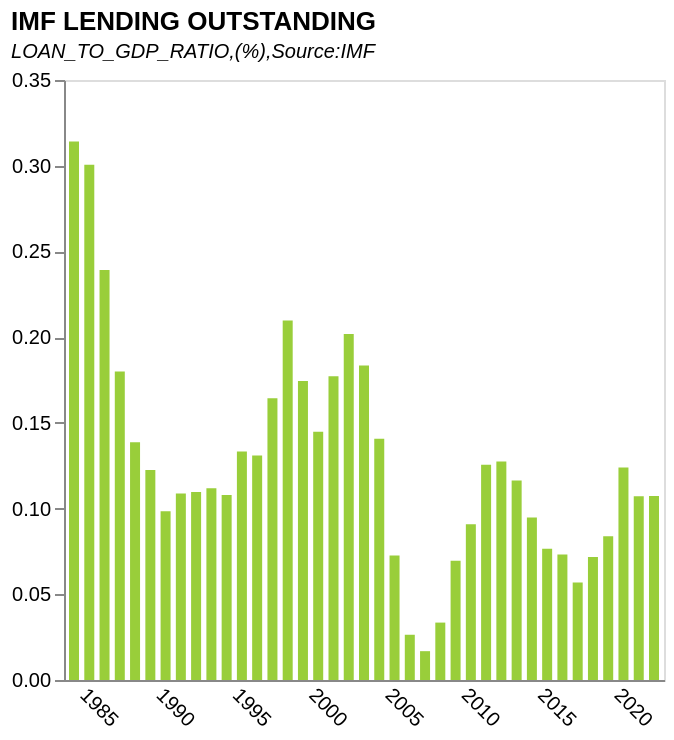

Express this chart as Vega-Lite.
### Vega-Lite specification from a JSON file in a GitHub repository (floating-point values rounded to 4 significant figures)
{"$schema": "https://vega.github.io/schema/vega-lite/v5.json", "title": {"text": "IMF LENDING OUTSTANDING", "subtitle": "LOAN_TO_GDP_RATIO,(%),Source:IMF", "subtitleFontStyle": "italic", "subtitleFontSize": 10, "anchor": "start", "color": "black"}, "data": {"values": [{"Date": "2022", "GRA Purchases": "93769635059", "PRGT 1/2/": "15254184552", "Totals": "1.09E+11", "TOTAL_BILLION": "109.0238196", "Date2": "31-08-2022", "global_gdp_billion": "101560.901", "total/gdp_percentage": "0.11%"}, {"Date": "2021", "GRA Purchases": "89474552025", "PRGT 1/2/": "14554823681", "Totals": "1.04E+11", "TOTAL_BILLION": "104.0293757", "Date2": "31-12-2021", "global_gdp_billion": "97076.276", "total/gdp_percentage": "0.11%"}, {"Date": "2020", "GRA Purchases": "93408630285", "PRGT 1/2/": "12481816684", "Totals": "1.06E+11", "TOTAL_BILLION": "105.890447", "Date2": "31-12-2020", "global_gdp_billion": "85440.667", "total/gdp_percentage": "0.12%"}, {"Date": "2019", "GRA Purchases": "66945509865", "PRGT 1/2/": "6590835450", "Totals": "73536345315", "TOTAL_BILLION": "73.53634532", "Date2": "31-12-2019", "global_gdp_billion": "87654.342", "total/gdp_percentage": "0.08%"}, {"Date": "2018", "GRA Purchases": "55395611392", "PRGT 1/2/": "6426181029", "Totals": "61821792421", "TOTAL_BILLION": "61.82179242", "Date2": "31-12-2018", "global_gdp_billion": "86209.627", "total/gdp_percentage": "0.07%"}, {"Date": "2017", "GRA Purchases": "39585385873", "PRGT 1/2/": "6522280669", "Totals": "46107666542", "TOTAL_BILLION": "46.10766654", "Date2": "31-12-2017", "global_gdp_billion": "81036.151", "total/gdp_percentage": "0.06%"}, {"Date": "2016", "GRA Purchases": "49267630851", "PRGT 1/2/": "6482647937", "Totals": "55750278788", "TOTAL_BILLION": "55.75027879", "Date2": "31-12-2016", "global_gdp_billion": "76211.252", "total/gdp_percentage": "0.07%"}, {"Date": "2015", "GRA Purchases": "50757840741", "PRGT 1/2/": "6575911158", "Totals": "57333751899", "TOTAL_BILLION": "57.3337519", "Date2": "31-12-2015", "global_gdp_billion": "74944.46", "total/gdp_percentage": "0.08%"}, {"Date": "2014", "GRA Purchases": "69041563463", "PRGT 1/2/": "6292755583", "Totals": "75334319046", "TOTAL_BILLION": "75.33431905", "Date2": "31-12-2014", "global_gdp_billion": "79429.015", "total/gdp_percentage": "0.10%"}, {"Date": "2013", "GRA Purchases": "83899249061", "PRGT 1/2/": "6174392682", "Totals": "90073641743", "TOTAL_BILLION": "90.07364174", "Date2": "31-12-2013", "global_gdp_billion": "77365.52", "total/gdp_percentage": "0.12%"}, {"Date": "2012", "GRA Purchases": "90042348252", "PRGT 1/2/": "5766292503", "Totals": "95808640755", "TOTAL_BILLION": "95.80864076", "Date2": "31-12-2012", "global_gdp_billion": "75196.673", "total/gdp_percentage": "0.13%"}, {"Date": "2011", "GRA Purchases": "87276915790", "PRGT 1/2/": "5308609594", "Totals": "92585525384", "TOTAL_BILLION": "92.58552538", "Date2": "31-12-2011", "global_gdp_billion": "73773.48", "total/gdp_percentage": "0.13%"}, {"Date": "2010", "GRA Purchases": "55620104510", "PRGT 1/2/": "4819344134", "Totals": "60439448644", "TOTAL_BILLION": "60.43944864", "Date2": "31-12-2010", "global_gdp_billion": "66484.526", "total/gdp_percentage": "0.09%"}, {"Date": "2009", "GRA Purchases": "37221142436", "PRGT 1/2/": "5079705286", "Totals": "42300847722", "TOTAL_BILLION": "42.30084772", "Date2": "31-12-2009", "global_gdp_billion": "60782.123", "total/gdp_percentage": "0.07%"}, {"Date": "2008", "GRA Purchases": "17514964723", "PRGT 1/2/": "3972372030", "Totals": "21487336753", "TOTAL_BILLION": "21.48733675", "Date2": "31-12-2008", "global_gdp_billion": "64162.47", "total/gdp_percentage": "0.03%"}, {"Date": "2007", "GRA Purchases": "6036146757", "PRGT 1/2/": "3796945581", "Totals": "9833092338", "TOTAL_BILLION": "9.833092338", "Date2": "31-12-2007", "global_gdp_billion": "58461.908", "total/gdp_percentage": "0.02%"}, {"Date": "2006", "GRA Purchases": "9822640239", "PRGT 1/2/": "3844020520", "Totals": "13666660759", "TOTAL_BILLION": "13.66666076", "Date2": "31-12-2006", "global_gdp_billion": "51783.269", "total/gdp_percentage": "0.03%"}, {"Date": "2005", "GRA Purchases": "28432143237", "PRGT 1/2/": "6282121668", "Totals": "34714264905", "TOTAL_BILLION": "34.71426491", "Date2": "31-12-2005", "global_gdp_billion": "47811.372", "total/gdp_percentage": "0.07%"}, {"Date": "2004", "GRA Purchases": "55373766674", "PRGT 1/2/": "6766029353", "Totals": "62139796027", "TOTAL_BILLION": "62.13979603", "Date2": "31-12-2004", "global_gdp_billion": "44134.371", "total/gdp_percentage": "0.14%"}, {"Date": "2003", "GRA Purchases": "65032062712", "PRGT 1/2/": "6880893268", "Totals": "71912955980", "TOTAL_BILLION": "71.91295598", "Date2": "31-12-2003", "global_gdp_billion": "39210.202", "total/gdp_percentage": "0.18%"}, {"Date": "2002", "GRA Purchases": "63601058794", "PRGT 1/2/": "6868671012", "Totals": "70469729806", "TOTAL_BILLION": "70.46972981", "Date2": "31-12-2002", "global_gdp_billion": "34915.511", "total/gdp_percentage": "0.20%"}, {"Date": "2001", "GRA Purchases": "53477225409", "PRGT 1/2/": "6424578684", "Totals": "59901804093", "TOTAL_BILLION": "59.90180409", "Date2": "31-12-2001", "global_gdp_billion": "33801.014", "total/gdp_percentage": "0.18%"}, {"Date": "2000", "GRA Purchases": "42990531049", "PRGT 1/2/": "6331595468", "Totals": "49322126517", "TOTAL_BILLION": "49.32212652", "Date2": "31-12-2000", "global_gdp_billion": "34053.083", "total/gdp_percentage": "0.15%"}, {"Date": "1999", "GRA Purchases": "51061861875", "PRGT 1/2/": "6434274362", "Totals": "57496136237", "TOTAL_BILLION": "57.49613624", "Date2": "31-12-1999", "global_gdp_billion": "32960.333", "total/gdp_percentage": "0.17%"}, {"Date": "1998", "GRA Purchases": "60451017051", "PRGT 1/2/": "6288825925", "Totals": "66739842976", "TOTAL_BILLION": "66.73984298", "Date2": "31-12-1998", "global_gdp_billion": "31835.015", "total/gdp_percentage": "0.21%"}, {"Date": "1997", "GRA Purchases": "46559033783", "PRGT 1/2/": "6009867422", "Totals": "52568901205", "TOTAL_BILLION": "52.56890121", "Date2": "31-12-1997", "global_gdp_billion": "31990.92", "total/gdp_percentage": "0.16%"}, {"Date": "1996", "GRA Purchases": "36127472805", "PRGT 1/2/": "5881609752", "Totals": "42009082557", "TOTAL_BILLION": "42.00908256", "Date2": "31-12-1996", "global_gdp_billion": "32079.199", "total/gdp_percentage": "0.13%"}, {"Date": "1995", "GRA Purchases": "35929173412", "PRGT 1/2/": "5657438528", "Totals": "41586611940", "TOTAL_BILLION": "41.58661194", "Date2": "31-12-1995", "global_gdp_billion": "31211.513", "total/gdp_percentage": "0.13%"}, {"Date": "1994", "GRA Purchases": "25611676952", "PRGT 1/2/": "4599768498", "Totals": "30211445450", "TOTAL_BILLION": "30.21144545", "Date2": "31-12-1994", "global_gdp_billion": "27998.304", "total/gdp_percentage": "0.11%"}, {"Date": "1993", "GRA Purchases": "25196745031", "PRGT 1/2/": "3942792899", "Totals": "29139537930", "TOTAL_BILLION": "29.13953793", "Date2": "31-12-1993", "global_gdp_billion": "26051.093", "total/gdp_percentage": "0.11%"}, {"Date": "1992", "GRA Purchases": "23967172718", "PRGT 1/2/": "3804463796", "Totals": "27771636514", "TOTAL_BILLION": "27.77163651", "Date2": "31-12-1992", "global_gdp_billion": "25339.142", "total/gdp_percentage": "0.11%"}, {"Date": "1991", "GRA Purchases": "23378573926", "PRGT 1/2/": "3285717796", "Totals": "26664291722", "TOTAL_BILLION": "26.66429172", "Date2": "31-12-1991", "global_gdp_billion": "24504.027", "total/gdp_percentage": "0.11%"}, {"Date": "1990", "GRA Purchases": "20731851093", "PRGT 1/2/": "2571911617", "Totals": "23303762710", "TOTAL_BILLION": "23.30376271", "Date2": "31-12-1990", "global_gdp_billion": "23663.342", "total/gdp_percentage": "0.10%"}, {"Date": "1989", "GRA Purchases": "22315104224", "PRGT 1/2/": "2334886562", "Totals": "24649990786", "TOTAL_BILLION": "24.64999079", "Date2": "31-12-1989", "global_gdp_billion": "20127.802", "total/gdp_percentage": "0.12%"}, {"Date": "1988", "GRA Purchases": "24750004884", "PRGT 1/2/": "1773964293", "Totals": "26523969177", "TOTAL_BILLION": "26.52396918", "Date2": "31-12-1988", "global_gdp_billion": "19131.406", "total/gdp_percentage": "0.14%"}, {"Date": "1987", "GRA Purchases": "28751979125", "PRGT 1/2/": "1866342930", "Totals": "30618322055", "TOTAL_BILLION": "30.61832206", "Date2": "31-12-1987", "global_gdp_billion": "17013.016", "total/gdp_percentage": "0.18%"}, {"Date": "1986", "GRA Purchases": "33334905644", "PRGT 1/2/": "2013169931", "Totals": "35348075575", "TOTAL_BILLION": "35.34807558", "Date2": "31-12-1986", "global_gdp_billion": "14776.085", "total/gdp_percentage": "0.24%"}, {"Date": "1985", "GRA Purchases": "35194787249", "PRGT 1/2/": "2470247948", "Totals": "37665035197", "TOTAL_BILLION": "37.6650352", "Date2": "31-12-1985", "global_gdp_billion": "12531.04", "total/gdp_percentage": "0.30%"}, {"Date": "1984", "GRA Purchases": "34936772393", "PRGT 1/2/": "2769874900", "Totals": "37706647293", "TOTAL_BILLION": "37.70664729", "Date2": "31-12-1984", "global_gdp_billion": "12001.655", "total/gdp_percentage": "0.31%"}], "format": {"parse": {"Date": "date"}}}, "transform": [{"calculate": "datum.TOTAL_BILLION/datum.global_gdp_billion*100", "as": "loan_to_gdp_ratio"}], "height": 300, "width": 300, "mark": {"type": "bar", "color": "rgb(153,206,58)"}, "encoding": {"x": {"field": "Date", "type": "temporal", "axis": {"title": null, "grid": false, "ticks": false, "labelAngle": 45}}, "y": {"field": "loan_to_gdp_ratio", "type": "quantitative", "title": "", "axis": {"grid": false}}}}
